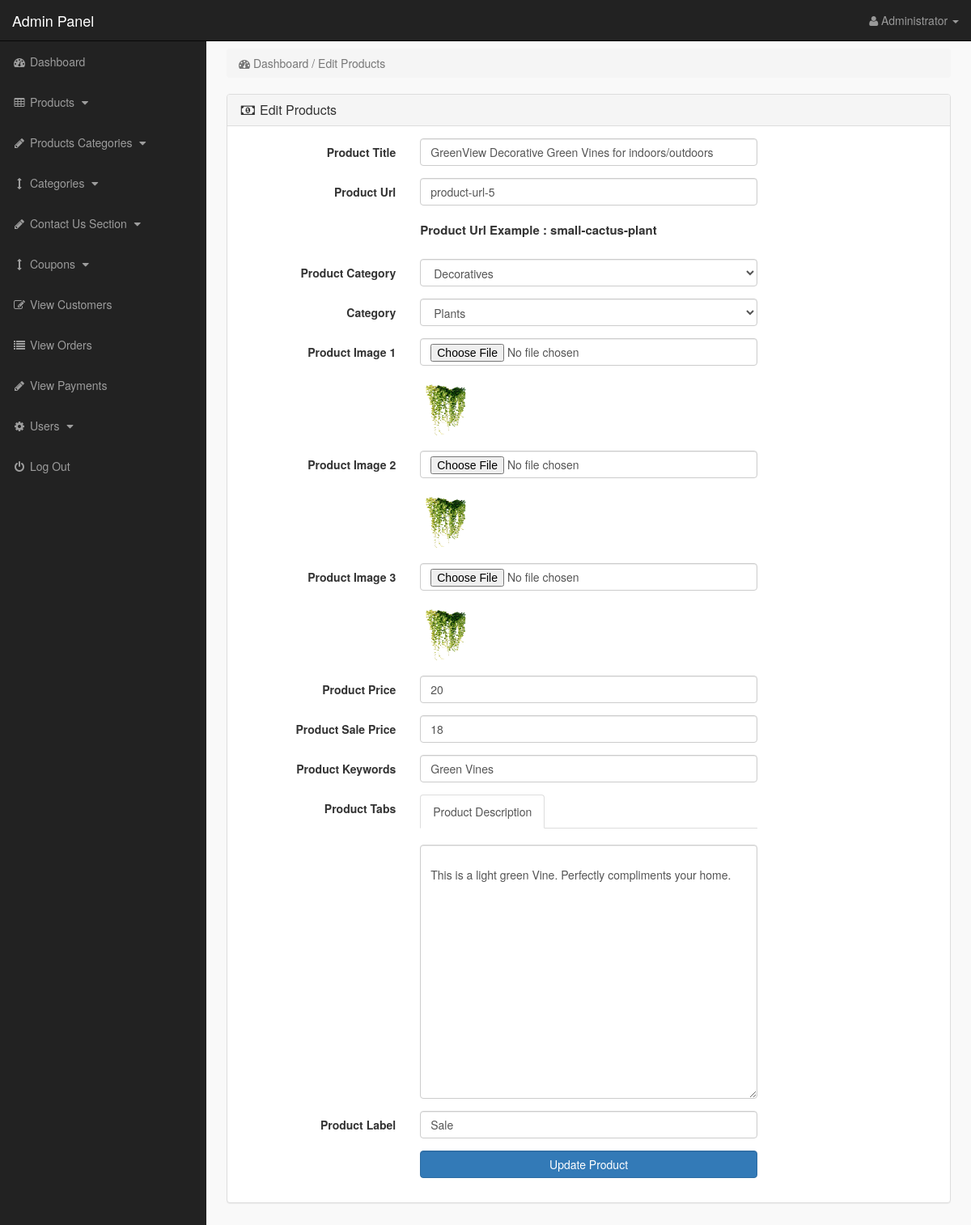
Page /admin_interface/index.php?edit_product=5 (signed in) on the committed database.
### tables this page shows
CREATE TABLE `products` (
  `product_id` int(10) NOT NULL,
  `p_cat_id` int(10) NOT NULL,
  `cat_id` int(10) NOT NULL,
  `date` timestamp NOT NULL DEFAULT current_timestamp() ON UPDATE current_timestamp(),
  `product_title` text NOT NULL,
  `product_url` text NOT NULL,
  `product_img1` text NOT NULL,
  `product_img2` text NOT NULL,
  `product_img3` text NOT NULL,
  `product_price` int(10) NOT NULL,
  `product_psp_price` int(100) NOT NULL,
  `product_desc` text NOT NULL,
  `product_keywords` text NOT NULL,
  `product_label` text NOT NULL
);

CREATE TABLE `product_categories` (
  `p_cat_id` int(10) NOT NULL,
  `p_cat_title` text NOT NULL,
  `p_cat_top` text NOT NULL,
  `p_cat_image` text NOT NULL
);

CREATE TABLE `categories` (
  `cat_id` int(10) NOT NULL,
  `cat_title` text NOT NULL,
  `cat_top` text NOT NULL,
  `cat_image` text NOT NULL
);

### admin_interface/edit_product.php (the view, shortened to what this page needs)
<?php
if(!isset($_SESSION['admin_email'])){
echo "<script>window.open('login.php','_self')</script>";
}
else {
?>
<?php
if(isset($_GET['edit_product'])){
$edit_id = $_GET['edit_product'];
$get_p = "select * from products where product_id='$edit_id'";
$run_edit = mysqli_query($con,$get_p);
$row_edit = mysqli_fetch_array($run_edit);
$p_title = $row_edit['product_title'];
$p_cat = $row_edit['p_cat_id'];
$cat = $row_edit['cat_id'];
$p_image1 = $row_edit['product_img1'];
$p_image2 = $row_edit['product_img2'];
$p_image3 = $row_edit['product_img3'];
$p_price = $row_edit['product_price'];
$p_desc = $row_edit['product_desc'];
$p_keywords = $row_edit['product_keywords'];
$psp_price = $row_edit['product_psp_price'];
$p_label = $row_edit['product_label'];
$p_url = $row_edit['product_url'];
}
$get_p_cat = "select * from product_categories where p_cat_id='$p_cat'";
$run_p_cat = mysqli_query($con,$get_p_cat);
$row_p_cat = mysqli_fetch_array($run_p_cat);
$p_cat_title = $row_p_cat['p_cat_title'];
$get_cat = "select * from categories where cat_id='$cat'";
$run_cat = mysqli_query($con,$get_cat);
$row_cat = mysqli_fetch_array($run_cat);
$cat_title = $row_cat['cat_title'];
?>
<!DOCTYPE html>
<html>
<head>
</head>
<body>
<div class="row">
<div class="col-lg-12">
<ol class="breadcrumb">
<li class="active">
<i class="fa fa-dashboard"> </i> Dashboard / Edit Products
</li>
</ol>
</div>
</div>
<div class="row">
<div class="col-lg-12">
<div class="panel panel-default">
<div class="panel-heading">
<h3 class="panel-title">
<i class="fa fa-money fa-fw"></i> Edit Products
</h3>
</div>
<div class="panel-body">
<form class="form-horizontal" method="post" enctype="multipart/form-data">
<div class="form-group" >
<label class="col-md-3 control-label" > Product Title </label>
<div class="col-md-6" >
<input type="text" name="product_title" class="form-control" required value="<?php echo $p_title; ?>">
</div>
</div>
<div class="form-group" >
<label class="col-md-3 control-label" > Product Url </label>
<div class="col-md-6" >
<input type="text" name="product_url" class="form-control" required value="<?php echo $p_url; ?>" >
<br>
<p style="font-size:15px; font-weight:bold;">
Product Url Example : small-cactus-plant
</p>
</div>
</div>
<div class="form-group" >
<label class="col-md-3 control-label" > Product Category </label>
<div class="col-md-6" >
<select name="product_cat" class="form-control" >
<option value="<?php echo $p_cat; ?>" > <?php echo $p_cat_title; ?> </option>
</select>
</div>
</div>
<div class="form-group" >
<label class="col-md-3 control-label" > Category </label>
<div class="col-md-6" >
<select name="cat" class="form-control" >
<option value="<?php echo $cat; ?>" > <?php echo $cat_title; ?> </option>
</select>
</div>
</div>
<div class="form-group" >
<label class="col-md-3 control-label" > Product Image 1 </label>
<div class="col-md-6" >
<input type="file" name="product_img1" class="form-control" >
<br><img src="product_images/<?php echo $p_image1; ?>" width="70" height="70" >
</div>
</div>
<div class="form-group" >
<label class="col-md-3 control-label" > Product Image 2 </label>
<div class="col-md-6" >
<input type="file" name="product_img2" class="form-control" >
<br><img src="product_images/<?php echo $p_image2; ?>" width="70" height="70" >
</div>
</div>
<div class="form-group" >
<label class="col-md-3 control-label" > Product Image 3 </label>
<div class="col-md-6" >
<input type="file" name="product_img3" class="form-control" >
<br><img src="product_images/<?php echo $p_image3; ?>" width="70" height="70" >
</div>
</div>
<div class="form-group" >
<label class="col-md-3 control-label" > Product Price </label>
<div class="col-md-6" >
<input type="text" name="product_price" class="form-control" required value="<?php echo $p_price; ?>" >
</div>
</div>
<div class="form-group" >
<label class="col-md-3 control-label" > Product Sale Price </label>
<div class="col-md-6" >
<input type="text" name="psp_price" class="form-control" required value="<?php echo $psp_price; ?>">
</div>
</div>
<div class="form-group" >
<label class="col-md-3 control-label" > Product Keywords </label>
<div class="col-md-6" >
<input type="text" name="product_keywords" class="form-control" required value="<?php echo $p_keywords; ?>" >
</div>
</div>
<div class="form-group" >
<label class="col-md-3 control-label" > Product Tabs </label>
<div class="col-md-6" >
<ul class="nav nav-tabs">
<li class="active">
<a data-toggle="tab" href="#description"> Product Description </a>
</li>
</ul>
<div class="tab-content">
<div id="description" class="tab-pane fade in active">
<br>
<textarea name="product_desc" class="form-control" rows="15" id="product_desc">
<?php echo $p_desc; ?>
</textarea>
</div>
</div>
</div>
</div>
<div class="form-group" >
<label class="col-md-3 control-label" > Product Label </label>
<div class="col-md-6" >
<input type="text" name="product_label" class="form-control" required value="<?php echo $p_label; ?>">
</div>
</div>
<div class="form-group" >
<label class="col-md-3 control-label" ></label>
<div class="col-md-6" >
<input type="submit" name="update" value="Update Product" class="btn btn-primary form-control" >
</div>
</div>
</form>
</div>
</div>
</div>
</div>
</body>
</html>
<?php } ?>

### admin_interface/includes/sidebar.php (shortened to what this page needs)
<?php
if(!isset($_SESSION['admin_email'])){
echo "<script>window.open('login.php','_self')</script>";
}
else {
?>
<nav class="navbar navbar-inverse navbar-fixed-top" >
<div class="navbar-header" >
<a class="navbar-brand" href="index.php?dashboard" >Admin Panel</a>
</div>
<ul class="nav navbar-right top-nav" >
<li class="dropdown" >
<a href="#" class="dropdown-toggle" data-toggle="dropdown" >
<i class="fa fa-user" ></i>
<?php echo $admin_name; ?> <b class="caret" ></b>
</a>
</li>
</ul>
<div class="collapse navbar-collapse navbar-ex1-collapse">
<ul class="nav navbar-nav side-nav">
<li>
<a href="index.php?dashboard">
<i class="fa fa-fw fa-dashboard"></i> Dashboard
</a>
</li>
<li>
<a href="#" data-toggle="collapse" data-target="#products">
<i class="fa fa-fw fa-table"></i> Products
<i class="fa fa-fw fa-caret-down"></i>
</a>
</li>
<li>
<a href="#" data-toggle="collapse" data-target="#p_cat">
<i class="fa fa-fw fa-pencil"></i> Products Categories
<i class="fa fa-fw fa-caret-down"></i>
</a>
</li>
<li>
<a href="#" data-toggle="collapse" data-target="#cat">
<i class="fa fa-fw fa-arrows-v"></i> Categories
<i class="fa fa-fw fa-caret-down"></i>
</a>
</li>
<li>
<a href="#" data-toggle="collapse" data-target="#contact_us">
<i class="fa fa-fw fa-pencil"> </i> Contact Us Section
<i class="fa fa-fw fa-caret-down"></i>
</a>
</li>
<li>
<a href="#" data-toggle="collapse" data-target="#coupons">
<i class="fa fa-fw fa-arrows-v"></i> Coupons
<i class="fa fa-fw fa-caret-down"></i>
</a>
</li>
<li>
<a href="index.php?view_customers">
<i class="fa fa-fw fa-edit"></i> View Customers
</a>
</li>
<li>
<a href="index.php?view_orders">
<i class="fa fa-fw fa-list"></i> View Orders
</a>
</li>
<li>
<a href="index.php?view_payments">
<i class="fa fa-fw fa-pencil"></i> View Payments
</a>
</li>
<li>
<a href="#" data-toggle="collapse" data-target="#users">
<i class="fa fa-fw fa-gear"></i> Users
<i class="fa fa-fw fa-caret-down"></i>
</a>
</li>
<li>
<a href="logout.php">
<i class="fa fa-fw fa-power-off"></i> Log Out
</a>
</li>
</ul>
</div>
</nav>
<?php } ?>

### admin_interface/css/style.css (style rules this page uses)
body { margin-top:100px; }
@media (min-width: 768px) { body { margin-top:50px; } }
.top-nav { padding:0 15px; }
.top-nav>li { display:inline-block; float:left; }
.top-nav>li>a { padding-top:15px; padding-bottom:15px; line-height:20px; color:#999; }
@media (min-width: 768px) { .side-nav { position:fixed; top:51px; width:255px; border-radius:0; overflow-y:auto; background-color: #222; bottom:0; overflow-x:hidden; padding-bottom:40px; } }
@media (min-width: 768px) { .side-nav>li>a { width:255px; } }
.panel-body { border-radius:5px; }

### rows in the picture
products: product_title "GreenView Decorative Green Vines for indoors/outdoors", product_url "product-url-5", product_img1 (picture), product_img2 (picture), product_img3 (picture), product_price "20", psp_price "18", product_keywords "Green Vines", product_desc "This is a light green Vine. Perfectly compliments your home.", product_label "Sale"
product_categories: product_cat "Decoratives"
categories: cat "Plants"

### other values in the picture
$admin_name "Administrator"
